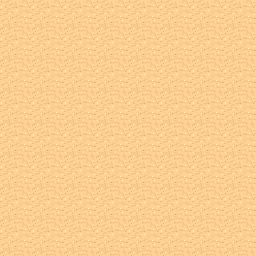

This game map was drawn from its Tiled (.tmx) file and the tilesets committed beside it. A one-line description and the trimmed map source follow:
An orthogonal 8x8 tile map with 32x32 px tiles, 1 tile layer (Tile Layer 1).

<map version="1.0" orientation="orthogonal" renderorder="right-down" width="8" height="8" tilewidth="32" tileheight="32" nextobjectid="1">
 <tileset firstgid="1" name="tmw_desert_spacing" tilewidth="32" tileheight="32" spacing="1" margin="1" tilecount="48" columns="8">
  <image source="tmw_desert_spacing.png" width="265" height="199" />
 </tileset>
 <layer name="Tile Layer 1" width="8" height="8">
  <data>[64 cells, 64 non-empty, 1 distinct tile ids]</data>
 </layer>
</map>
